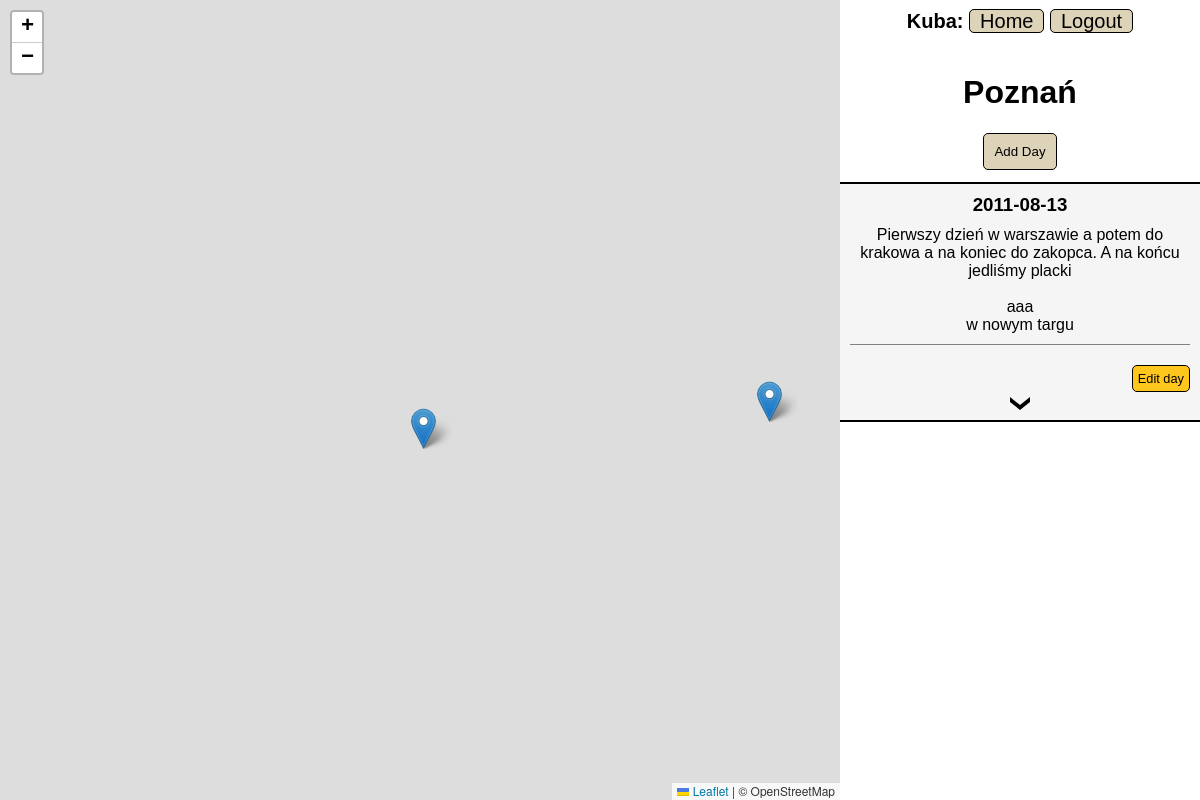
The app's page /adventure/3 (signed in) with its own data.
### adventure/models.py (models this page shows)
class Adventure(models.Model):
    title = models.CharField(max_length=128)
    author = models.ForeignKey(User, on_delete=models.CASCADE)
    is_public = models.BooleanField(default=False)

class Day(models.Model):
    adventure = models.ForeignKey(Adventure, on_delete=models.CASCADE)
    description = models.CharField(max_length=5000)
    date = models.DateField()

### adventure/views.py (the view)
# urls.py: path('adventure/<int:id>', views.adventure, name='adventure'),
@login_required
def adventure(request, id, message=None):
    try:
        message = request.GET['message']
    except:
        pass
    adventure = Adventure.objects.get(pk = id)
    if request.user == adventure.author:
        days = Day.objects.filter(adventure = id).order_by("date")
        days_and_locations = []
        if days:
            for i in range(0, len(days)):
                locations = Location.objects.filter(day=days[i])
                days_and_locations.append((days[i], locations))
        json_days = json.loads(serializers.serialize('json', days))
        if days:
            for i in range(len(days)):
                locations = Location.objects.filter(day=days[i])
                json_locations = json.loads(serializers.serialize('json', locations))
                json_days[i]['locations'] = json_locations
        return render(request, 'adventure/adventure.html',{
            'id': id,
            'days': days_and_locations,
            'adventure': adventure.title,
            'new_day': NewDayForm(),
            'edit_day': EditDayForm(),
            'new_location': NewLocationForm(),
            'edit_location': EditLocationForm(),
            'message': message,
            'markers_data': json_days,
        })
    return render(request, 'adventure/layout.html', {
        'message': "Permission Denied!",
    })

### adventure/templates/adventure/adventure.html (shortened to what this page needs)
{% extends "adventure/layout.html"%}
{% load static %}
{% block body %}
    <div>
        <h1 class="title">{{adventure}}</h1>
    </div>
    <div class="add-day">
        <button class="add" type="button" id="show-add-day-form">Add Day</button>
    </div>
    {% for day, locations in days %}
        <div class="adv-item">
            <h3>{{ day.date|date:"Y-m-d" }}</h3>
            <span>{{ day.description }}</span>
            <button type="button" class="edit" data-id="{{day.id}}" >Edit day</button>
            <img class="show-more arrow-down" src="{% static 'adventure/img/arrow-down.svg' %}" alt="show location arrow">
        </div>
    {% empty %}
        <span> No days yet. </span>
    {% endfor %}
{% endblock %}

### adventure/templates/adventure/layout.html (shortened to what this page needs)
{% load static %}
<!DOCTYPE html>
<html lang="en">
    <head lang="en">
        <link rel='stylesheet' href="{% static 'adventure/style.css' %}">
        <link rel="stylesheet" href="https://unpkg.com/leaflet@1.9.4/dist/leaflet.css"
/>
    </head>
    <body>
        <div id="map"></div>
        <div class="adv-contener">
                <div>
                    <nav class="nav">
                        {% if user.is_authenticated %}
                            <span style="font-weight: bold;">{{request.user.username|title}}:</span>
                        {% endif%}
                        <a href="{% url 'index' %}">Home</a>
                        {% if not user.is_authenticated %}
                            <a href="{% url 'register' %}">Register</a>
                            <a href="{% url 'login' %}">Login</a>
                        {% else %}
                            <a href="{% url 'logout' %}">Logout</a>
                        {% endif %}
                    </nav>
                </div>
                {% block body %}
                {% endblock %}
        </div>
    </body>
</html>

### adventure/static/adventure/style.css (style rules this page uses)
body { display: flex; flex-direction: column; justify-content: center; align-items: center; font-family: sans-serif; }
.title { text-align: center; }
.nav { font-size:20px; text-align: center; margin-bottom: 20px; margin-top: 10px; }
.nav a { background-color: rgb(220, 211, 184); border: 1px solid black; text-decoration: none; color: black; border-radius: 5px; padding-left: 10px; padding-right: 10px; }
.add { width: fit-content; background-color:rgb(220, 211, 184); margin:auto; }
.edit { font-size: 0.8rem; padding: 5px; margin-top: 10px; width: fit-content; background-color:rgb(255, 199, 30); }
.add-day { margin-left: auto; margin-right: auto; margin-bottom: 10px; }
.adv-item button { margin-left: auto; }
.adv-contener { position: fixed; height:100vh; width: 30vw; left:70% ; top:0; display: flex; flex-direction: column; align-items: center; overflow: scroll; }
.adv-item { width: calc(100% - 20px); display: flex; flex-direction: column; border-top: 2px solid black; border-bottom: 2px solid black; margin-top: 2px; margin-bottom: 0px; padding: 10px; white-space: pre-wrap; background-color: rgb(245, 245, 245); }
.adv-item > h3 { text-align: center; margin-top: 0px; margin-bottom: 10px; }
.adv-item > span { text-align: center; border-bottom: 1px solid gray; margin-bottom: 10px; padding-bottom: 10px; }
#map { height:100vh; width: 70vw; position: fixed; left:0 ; top:0; }
button { padding: 10px; border: 1px solid black; border-radius: 5px; font-weight: 500; margin-left: auto; }
.show-more { width: 20px; margin: auto; margin-top: 5px; cursor: pointer; }

### records on screen
Adventure: title "Poznań"
Day: date "2011-08-13", description "Pierwszy dzień w warszawie a potem do krakowa a na koniec do zakopca. A na końcu jedliśmy placki aaa w nowym targu"

### other values on screen
{{ request.user.username|title }} "Kuba"
